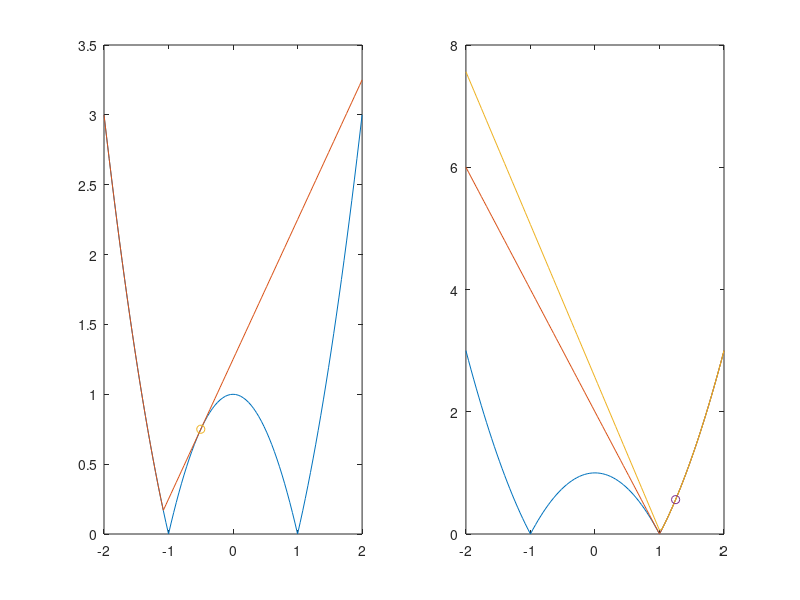

This figure's MATLAB source:
% surrogate_examples.m -- This code generates the figures comparing the
% 1-norm data fit term against its convex majorizer, shown in Fig. 1 in the
% paper.
%
% This code is subject to copyright and the license set forth in
% LICENSE.TXT. If you did not receive a copy of LICENSE.TXT with this
% software, or have other questions about the code, please contact Daniel
% Weller (University of Virginia) at d.s.weller@ieee.org.

tmax = 2;
y = 1;
q = 2;
s1 = -0.5;
s2 = 1.25;

hfun = @(t) abs(y-abs(t).^q);
phifun1 = @(t,s) max(abs(t).^q-y,y+(q-1).*abs(s).^q-q.*abs(s).^(q-1).*real(t.*exp(complex(0,-angle(s)))));
phifun = @(t,s) phifun1(t,min(abs(s),nthroot(y,q)).*exp(complex(0,angle(s))));

ts = linspace(-tmax,tmax,101).';
hs = hfun(ts);
phis1 = phifun(ts,s1);
phis2 = phifun(ts,s2);
phis2b = phifun1(ts,s2);

figure;
subplot(1,2,1);
plot(ts,[hs,phis1],'-',s1,hfun(s1),'o');

subplot(1,2,2);
plot(ts,[hs,phis2,phis2b],'-',s2,hfun(s2),'o');
